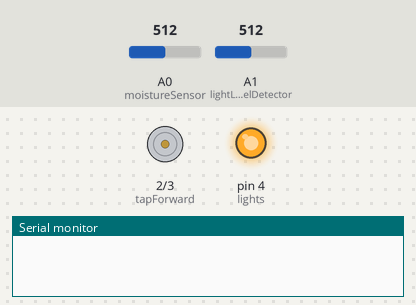
This sketch was run on a simulated Arduino Uno, built with avr-gcc and run on an emulated ATmega328P. On the bench: motor-driver pin pairs drawn as motors (green arrow = first pin HIGH = forward, orange = second pin HIGH = backward, longer = more drive), output pins drawn as LEDs (lit = HIGH), the last lines printed to the serial monitor. The inputs (shaded band) are chosen by the test bench; at power-on: A0 (moistureSensor) = 512, A1 (lightLevelDetector) = 512.

Above: at 6.2 s.
6.3 s: A0 (moistureSensor) set to 408
7.8 s: A0 (moistureSensor) set to 386
At 8.1 s:
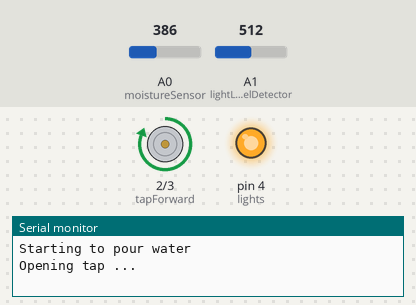
At 13.1 s:
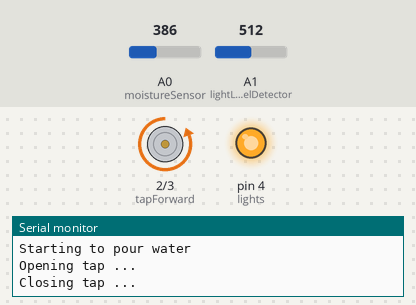
Timing chart, 0 to 14.6 s (numbered marks = the images above; inputs shaded):
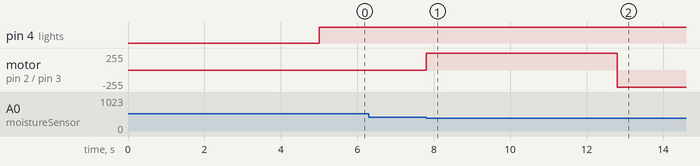

Measured:
- the behaviour switches between 401 and 400 on A0 (moistureSensor) (found by bisection; images 0 and 1)
- after the input at 6.3 s, every drawn part: stays the same
- after the input at 7.8 s, motor on pin 2 (tapForward) / pin 3 (tapReverse): stopped → forward 255/255 at once, → backward 255/255 5.0 s later

The sketch:

code.ino
```cpp
int moistureSensor = A0;
int lightLevelDetector = A1;
int tapForward = 2;
int tapReverse = 3;
int lights = 4;

void setup()
{
  Serial.begin(9600);
  pinMode(moistureSensor, INPUT);
  pinMode(lightLevelDetector, INPUT);
  pinMode(tapForward, OUTPUT);
  pinMode(tapReverse, OUTPUT);
  pinMode(lights, OUTPUT);
  delay(5000);
}

void loop()
{
  toggleLight();
  waterPlant();
}

void toggleLight()
{
  if(analogRead(lightLevelDetector)>940)
    digitalWrite(lights,LOW);
  else
    digitalWrite(lights,HIGH);
}

void waterPlant()
{
  if(analogRead(moistureSensor)<=400)
  {
    // low soil mositure
    pourWater();
    delay(1000);
  }
}

void pourWater()
{
  Serial.println("Starting to pour water\nOpening tap ...");
  // opening tap
  digitalWrite(tapForward,HIGH);
  digitalWrite(tapReverse,LOW);
  delay(5*1000);
  // closing tap
  Serial.println("Closing tap ...");
  digitalWrite(tapForward,LOW);
  digitalWrite(tapReverse,HIGH);
  delay(8*1000); // extra time for completely closing the tap
  // turning off motor
  Serial.println("Turning motors off ...");
  digitalWrite(tapReverse,LOW);
  // providing delay for moisture sensor to read the updated value
  delay(10*1000);
  Serial.println("Pouring water completed");
}
```
